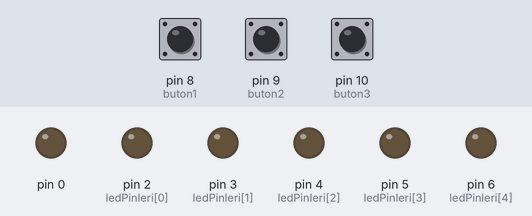
Simulated run of this sketch. Board: Arduino Uno, built with avr-gcc and run on an emulated ATmega328P. Parts: output pins drawn as LEDs (lit = HIGH). Dashed ring = blinking. Inputs (shaded band) come from the test bench; at power-on: pin 8 (buton1) LOW, pin 9 (buton2) LOW, pin 10 (buton3) LOW.

Above: at 1.2 s.
1.3 s: pin 8 (buton1) pulled HIGH for 0.15 s
At 1.4 s:
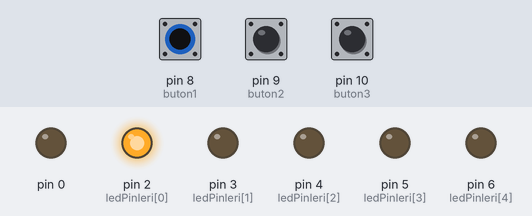
4.3 s: pin 9 (buton2) pulled HIGH for 3.2 s
At 5.4 s:
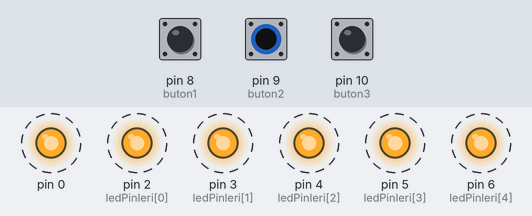
9.0 s: pin 9 (buton2) pulled HIGH for 0.15 s
At 9.2 s:
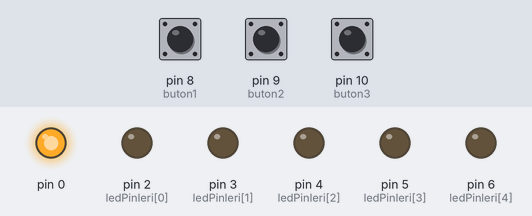
12.0 s: pin 9 (buton2) pulled HIGH for 1 s
At 12.3 s:
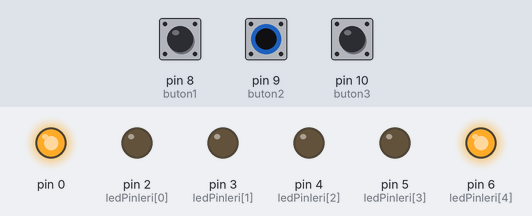
Timing chart, 0 to 15.7 s (numbered marks = the images above; inputs shaded):
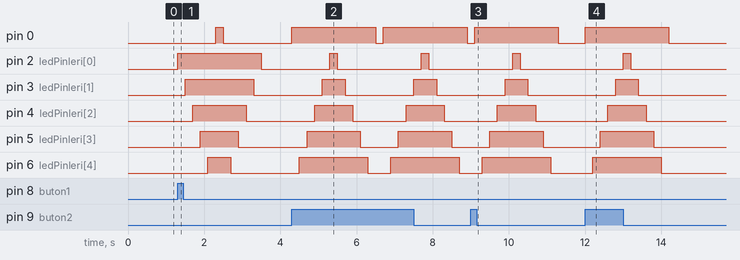

Measured:
- after the input at 1.3 s, pin 0: LOW → HIGH after 1.0 s, → LOW 0.20 s later; pin 2 (ledPinleri[0]): LOW → HIGH at once, → LOW 2.2 s later; pin 3 (ledPinleri[1]): LOW → HIGH after 0.20 s, → LOW 1.8 s later; pin 4 (ledPinleri[2]): LOW → HIGH after 0.40 s, → LOW 1.4 s later; pin 5 (ledPinleri[3]): LOW → HIGH after 0.60 s, → LOW 1.0 s later
- after the input at 4.3 s, pin 0: alternates HIGH for 2.2 s and LOW for 0.20 s, starting at once; pin 2 (ledPinleri[0]): alternates HIGH for 0.20 s and LOW for 2.2 s, starting after 1.0 s
- after the input at 9.0 s, pin 0: LOW → HIGH after 0.10 s, → LOW 2.2 s later; pin 2 (ledPinleri[0]): LOW → HIGH after 1.1 s, → LOW 0.20 s later; pin 3 (ledPinleri[1]): LOW → HIGH after 0.90 s, → LOW 0.60 s later; pin 4 (ledPinleri[2]): LOW → HIGH after 0.70 s, → LOW 1.0 s later; pin 5 (ledPinleri[3]): LOW → HIGH after 0.50 s, → LOW 1.4 s later
- after the input at 12.0 s, pin 0: LOW → HIGH at once, → LOW 2.2 s later; pin 2 (ledPinleri[0]): LOW → HIGH after 1.0 s, → LOW 0.20 s later; pin 3 (ledPinleri[1]): LOW → HIGH after 0.80 s, → LOW 0.60 s later; pin 4 (ledPinleri[2]): LOW → HIGH after 0.60 s, → LOW 1.0 s later; pin 5 (ledPinleri[3]): LOW → HIGH after 0.40 s, → LOW 1.4 s later

The sketch:

sketch_apr03a.ino
```cpp
int ledPinleri[] = {2, 3, 4, 5, 6};
int buton1 = 8;
int buton2 = 9;
int buton3 = 10;
int i;
int butonDurumu = 0;
int a;

void setup()
{
  pinMode(buton1, INPUT);
  pinMode(buton2, INPUT);
  pinMode(buton3, INPUT);

  for (i = 0; i <= 5; i++)
  {
    pinMode(ledPinleri[i], OUTPUT);
  }
}

void loop()
{
  int delayTime = 200;

  butonDurumu = digitalRead(buton1);

      if (butonDurumu == 1)
      {
        for (i = 0; i <= 5; i++)
        {
          digitalWrite(ledPinleri[i], HIGH);
          delay(delayTime);
        }

        for (i = 5; i >= 0; i--)
        {
          digitalWrite(ledPinleri[i], LOW);
          delay(delayTime);
        }
      }

  butonDurumu = digitalRead(buton2);

      if (butonDurumu == 1)
      {
        for (i = 5; i >= 0; i--)
        {
          digitalWrite(ledPinleri[i], HIGH);
          delay(delayTime);
        }

        for (i = 0; i <= 5; i++)
        {
          digitalWrite(ledPinleri[i], LOW);
          delay(delayTime);
        }
      }

  butonDurumu = digitalRead(buton3);
      if (butonDurumu == 1)
      {
        for (a=0; a<10; a++)
        {
          for (i=0; i<1; i++)
          {
            digitalWrite(ledPinleri[i], HIGH);
            digitalWrite(ledPinleri[i + 1], HIGH);
            digitalWrite(ledPinleri[i + 2], HIGH);
            digitalWrite(ledPinleri[i + 3], HIGH);
            digitalWrite(ledPinleri[i + 4], HIGH);
            delay(200);
          }

          for (i=4; i>=0; i--)
          {
            digitalWrite(ledPinleri[i], LOW);
            digitalWrite(ledPinleri[i - 1], LOW);
            digitalWrite(ledPinleri[i - 2], LOW);
            digitalWrite(ledPinleri[i - 3], LOW);
            digitalWrite(ledPinleri[i - 4], LOW);
            delay(200);
          }
        }
      }
}
```
